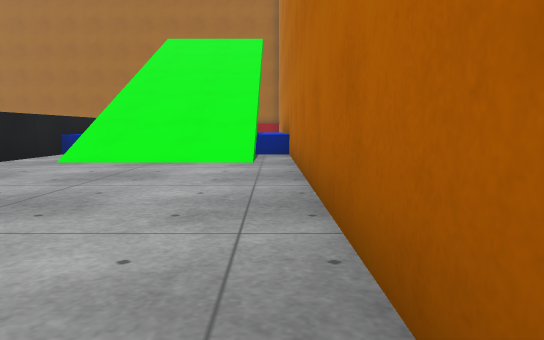
view 1 (above)

20 first-person views from a walk through a scene from a Unity 3-D project. The camera is 0.64 m above the floor, tilts 6° down and sees 70° across. The floor is counted in squares, 1 m on a side. Each view is taken from the middle of a square. On the plan, view 1 faces up. The plan holds only what a view shows up to about 11 squares ahead; the rest is blank. The place goes on beyond the plan. Surface patterns are stand-ins for the level's own textures.

view 2
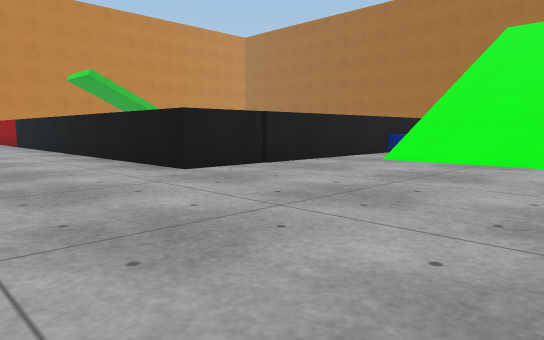

view 3
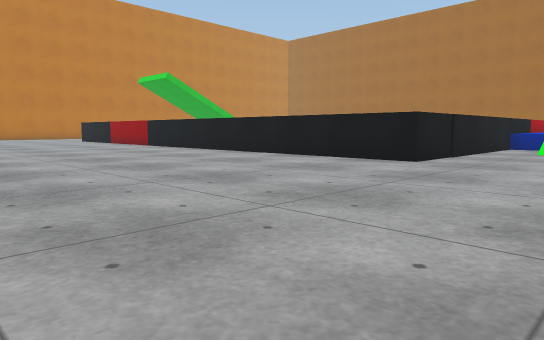

view 4
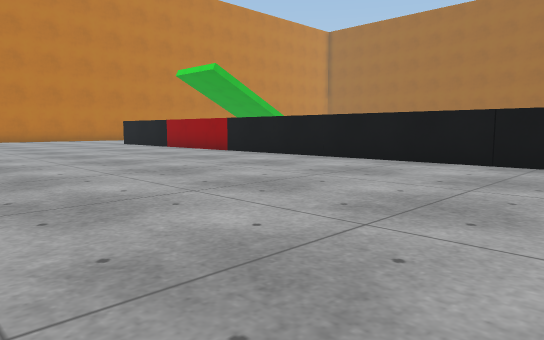

view 5
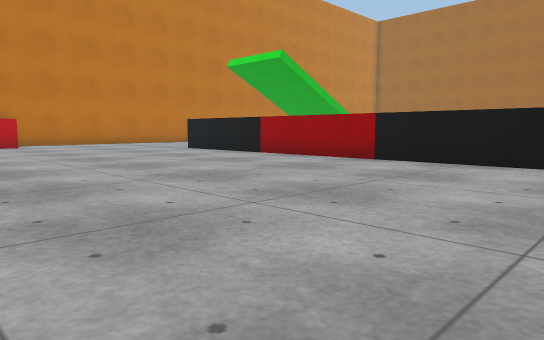

view 6
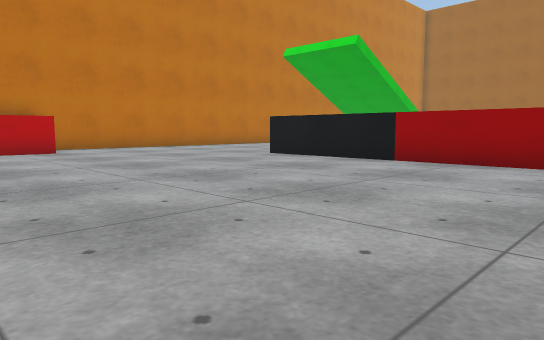

view 7
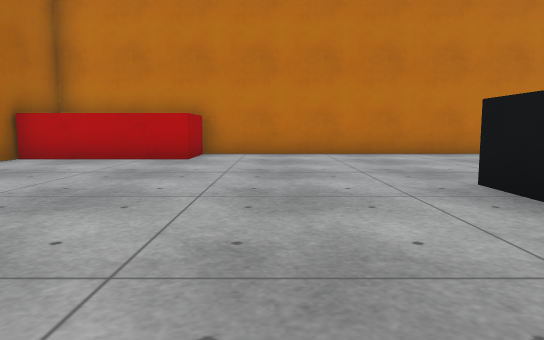

view 8
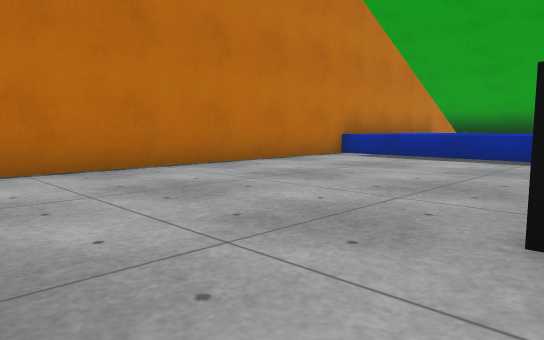

view 9
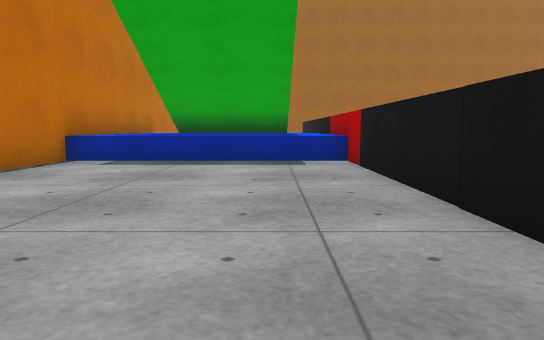

view 10
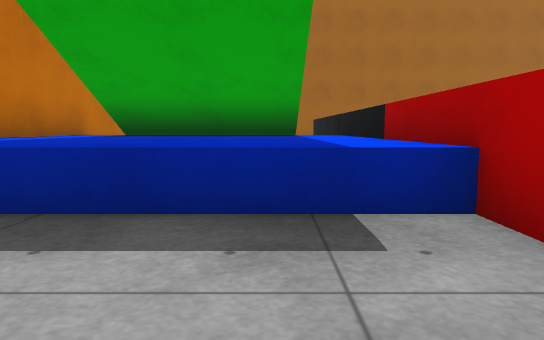

view 11
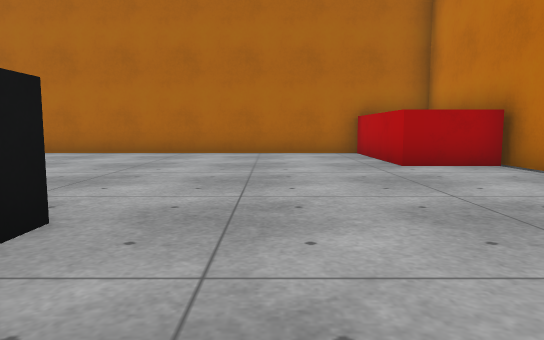

view 12
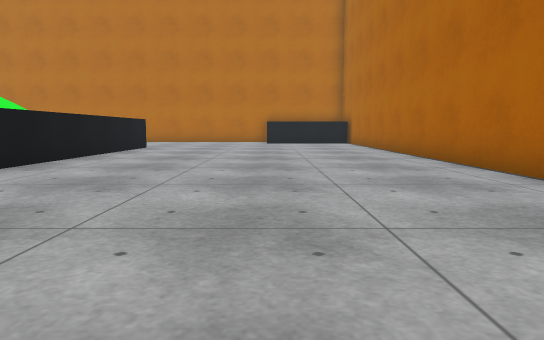

view 13
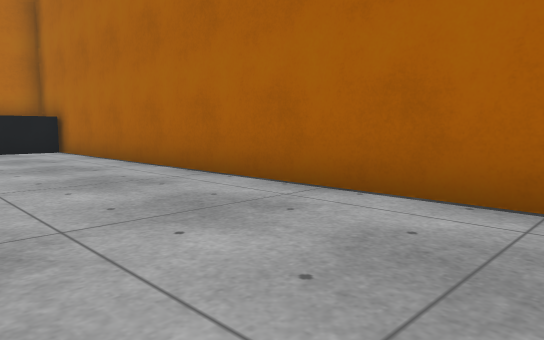

view 14
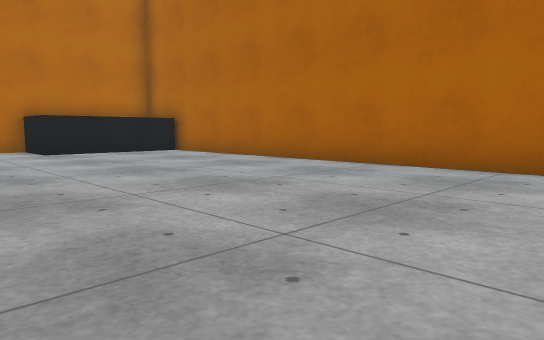

view 15
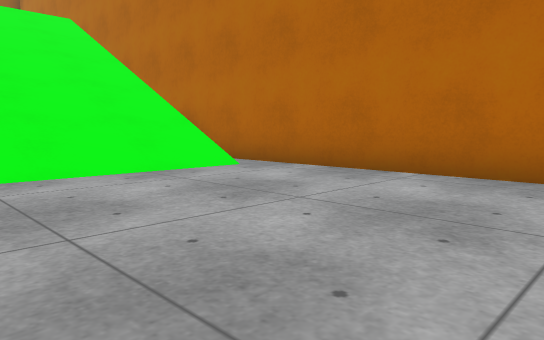

view 16
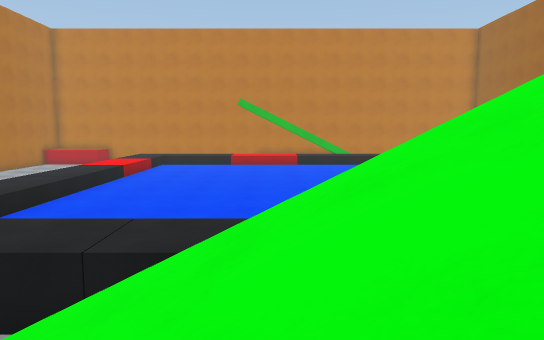

view 17
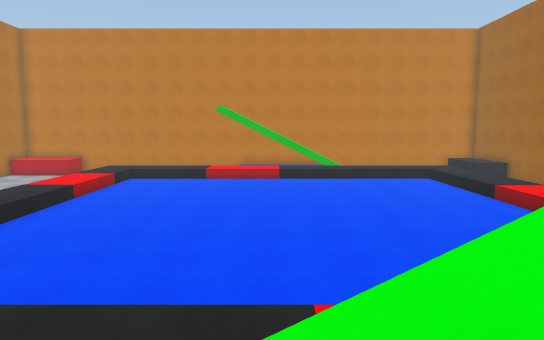

view 18
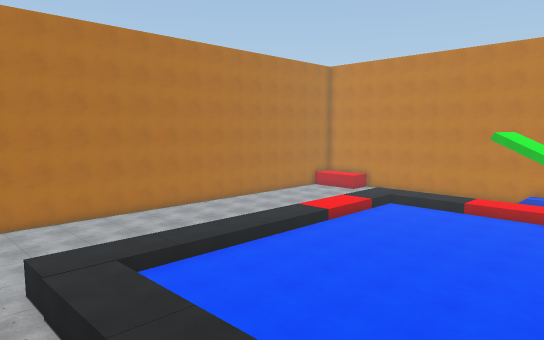

view 19
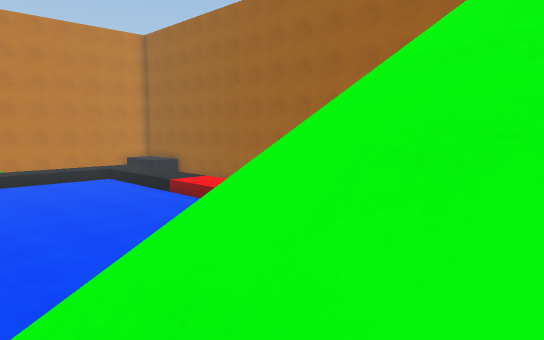

view 20
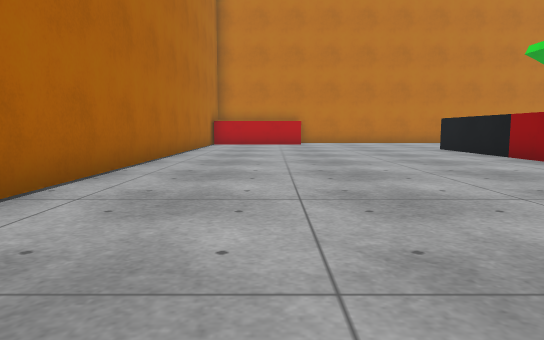

### Floor plan
Key: @ floor where view 1 was taken; # wall or solid block; . floor; / step, stairs or slope; = window, fence, low wall or low ledge; ^ raised ledge; v drop or lower ground.
Columns run from 29 left of view 1 to 1 right of it. Each row starts with its distance up from view 1.
 18 #     ^        ^^
 17 #     ^        ^^^
 16 #vvvvv^       ^^^^^
 15 ^ vvv ^      ^^^^^^^     v/
 14 ^^^^^^^      ^^^^^^^^    v///
 13 ^^^^^^^      ^^^^^^^^^^  v///v
 12 ^^^^^^^       ^^^^^^^^^^ v///v
 11 ^^^^^^^        ^^^^^^^^^vv///v
 10 ^^^^^^^        ^^^^^^^##=v///=#
  9 #.....^        ^^^^^^^##.////.#
  8 #.....^        ^^^^^^^##.////.#
  7 #.....^        ^^^^^^^##......#
  6 #.....^        ^^^^^^^##......#
  5 #.....#        ^^^^^^^##......#
  4 #.....##^^^^^^^^^^^^^^##......#
  3 #.............................#
  2 #.............................#
  1 #.............................#
  0 #............................@#
 -1 ##..........................###
 -2  #..........................#
 -3  #..........................#
 -4  #..........................#
 -5  ############################

Where each view was taken, in squares from view 1:
view 1: 0 up, 0 right, facing up
view 2: 0 up, 0 right, facing up-left
view 3: 4 down, 2 left, facing up-left
view 4: 4 down, 7 left, facing up-left
view 5: 4 down, 12 left, facing up-left
view 6: 4 down, 16 left, facing up-left
view 7: 1 up, 19 left, facing left
view 8: 1 up, 23 left, facing up-left
view 9: 2 up, 25 left, facing up
view 10: 7 up, 25 left, facing up
view 11: 6 up, 25 left, facing down
view 12: 1 down, 19 left, facing right
view 13: 1 down, 13 left, facing down-right
view 14: 2 up, 12 left, facing down-right
view 15: 2 up, 5 left, facing up-right
view 16: 11 up, 1 left, facing left
view 17: 12 up, 3 left, facing left
view 18: 15 up, 3 left, facing down-left
view 19: 12 up, 3 left, facing up-left
view 20: 2 down, 11 left, facing left
